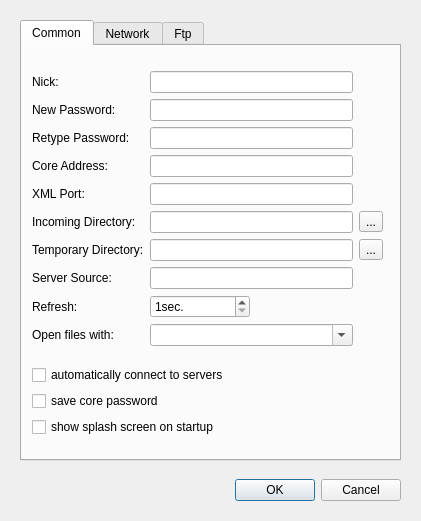
<ui version="4.0" >
 <class>QAjOptionsDialogBase</class>
 <widget class="QDialog" name="QAjOptionsDialogBase" >
  <property name="geometry" >
   <rect>
    <x>0</x>
    <y>0</y>
    <width>421</width>
    <height>521</height>
   </rect>
  </property>
  <property name="windowTitle" >
   <string>Configure</string>
  </property>
  <widget class="QTabWidget" name="tabWidget" >
   <property name="enabled" >
    <bool>true</bool>
   </property>
   <property name="geometry" >
    <rect>
     <x>20</x>
     <y>20</y>
     <width>381</width>
     <height>441</height>
    </rect>
   </property>
   <property name="currentIndex" >
    <number>0</number>
   </property>
   <widget class="QWidget" name="tab" >
    <attribute name="title" >
     <string>Common</string>
    </attribute>
    <widget class="QWidget" name="" >
     <property name="geometry" >
      <rect>
       <x>10</x>
       <y>12</y>
       <width>351</width>
       <height>393</height>
      </rect>
     </property>
     <layout class="QVBoxLayout" >
      <property name="margin" >
       <number>0</number>
      </property>
      <property name="spacing" >
       <number>6</number>
      </property>
      <item>
       <layout class="QGridLayout" >
        <property name="margin" >
         <number>0</number>
        </property>
        <property name="spacing" >
         <number>6</number>
        </property>
        <item row="3" column="1" >
         <widget class="QLineEdit" name="coreEdit" />
        </item>
        <item row="1" column="0" >
         <widget class="QLabel" name="label_2" >
          <property name="text" >
           <string>New Password:</string>
          </property>
         </widget>
        </item>
        <item row="6" column="2" >
         <widget class="QToolButton" name="tempButton" >
          <property name="text" >
           <string>...</string>
          </property>
         </widget>
        </item>
        <item row="5" column="1" >
         <widget class="QLineEdit" name="incomingEdit" />
        </item>
        <item row="9" column="0" >
         <widget class="QLabel" name="label_22" >
          <property name="text" >
           <string>Open files with:</string>
          </property>
         </widget>
        </item>
        <item row="2" column="1" >
         <widget class="QLineEdit" name="retypeEdit" />
        </item>
        <item row="8" column="0" >
         <widget class="QLabel" name="label_9" >
          <property name="text" >
           <string>Refresh:</string>
          </property>
         </widget>
        </item>
        <item row="8" column="1" >
         <widget class="QSpinBox" name="refreshSpin" >
          <property name="maximumSize" >
           <size>
            <width>100</width>
            <height>16777215</height>
           </size>
          </property>
          <property name="suffix" >
           <string>sec.</string>
          </property>
          <property name="minimum" >
           <number>1</number>
          </property>
         </widget>
        </item>
        <item row="5" column="2" >
         <widget class="QToolButton" name="incomingButton" >
          <property name="text" >
           <string>...</string>
          </property>
         </widget>
        </item>
        <item row="3" column="0" >
         <widget class="QLabel" name="label_4" >
          <property name="text" >
           <string>Core Address:</string>
          </property>
         </widget>
        </item>
        <item row="9" column="1" >
         <widget class="QComboBox" name="launchCombo" >
          <property name="editable" >
           <bool>true</bool>
          </property>
         </widget>
        </item>
        <item row="0" column="0" >
         <widget class="QLabel" name="label" >
          <property name="text" >
           <string>Nick:</string>
          </property>
         </widget>
        </item>
        <item row="6" column="0" >
         <widget class="QLabel" name="label_7" >
          <property name="text" >
           <string>Temporary Directory:</string>
          </property>
         </widget>
        </item>
        <item row="4" column="0" >
         <widget class="QLabel" name="label_5" >
          <property name="text" >
           <string>XML Port:</string>
          </property>
         </widget>
        </item>
        <item row="4" column="1" >
         <widget class="QLineEdit" name="xmlEdit" />
        </item>
        <item row="2" column="0" >
         <widget class="QLabel" name="label_3" >
          <property name="text" >
           <string>Retype Password:</string>
          </property>
         </widget>
        </item>
        <item row="6" column="1" >
         <widget class="QLineEdit" name="tempEdit" />
        </item>
        <item row="0" column="1" >
         <widget class="QLineEdit" name="nickEdit" />
        </item>
        <item row="1" column="1" >
         <widget class="QLineEdit" name="passwordEdit" />
        </item>
        <item row="7" column="1" >
         <widget class="QLineEdit" name="serverEdit" />
        </item>
        <item row="7" column="0" >
         <widget class="QLabel" name="label_8" >
          <property name="text" >
           <string>Server Source:</string>
          </property>
         </widget>
        </item>
        <item row="5" column="0" >
         <widget class="QLabel" name="label_6" >
          <property name="text" >
           <string>Incoming Directory:</string>
          </property>
         </widget>
        </item>
       </layout>
      </item>
      <item>
       <layout class="QVBoxLayout" >
        <property name="margin" >
         <number>0</number>
        </property>
        <property name="spacing" >
         <number>6</number>
        </property>
        <item>
         <widget class="QCheckBox" name="autoConnect" >
          <property name="text" >
           <string>automatically connect to servers</string>
          </property>
         </widget>
        </item>
        <item>
         <widget class="QCheckBox" name="savePassword" >
          <property name="text" >
           <string>save core password</string>
          </property>
         </widget>
        </item>
        <item>
         <widget class="QCheckBox" name="showSplash" >
          <property name="text" >
           <string>show splash screen on startup</string>
          </property>
         </widget>
        </item>
       </layout>
      </item>
     </layout>
    </widget>
   </widget>
   <widget class="QWidget" name="tab_2" >
    <attribute name="title" >
     <string>Network</string>
    </attribute>
    <widget class="QWidget" name="widget" >
     <property name="geometry" >
      <rect>
       <x>10</x>
       <y>10</y>
       <width>351</width>
       <height>213</height>
      </rect>
     </property>
     <layout class="QGridLayout" >
      <property name="margin" >
       <number>0</number>
      </property>
      <property name="spacing" >
       <number>6</number>
      </property>
      <item row="2" column="1" >
       <widget class="QSpinBox" name="slotSpin" >
        <property name="alignment" >
         <set>Qt::AlignRight</set>
        </property>
        <property name="suffix" >
         <string> kByte/s</string>
        </property>
        <property name="maximum" >
         <number>9999</number>
        </property>
       </widget>
      </item>
      <item row="3" column="1" >
       <widget class="QSpinBox" name="sourcesSpin" >
        <property name="alignment" >
         <set>Qt::AlignRight</set>
        </property>
        <property name="suffix" >
         <string/>
        </property>
        <property name="maximum" >
         <number>9999</number>
        </property>
       </widget>
      </item>
      <item row="5" column="0" >
       <widget class="QLabel" name="label_15" >
        <property name="text" >
         <string>Max. New Connections:</string>
        </property>
       </widget>
      </item>
      <item row="4" column="1" >
       <widget class="QSpinBox" name="connectionsSpin" >
        <property name="alignment" >
         <set>Qt::AlignRight</set>
        </property>
        <property name="suffix" >
         <string/>
        </property>
        <property name="maximum" >
         <number>9999</number>
        </property>
       </widget>
      </item>
      <item row="1" column="0" >
       <widget class="QLabel" name="label_11" >
        <property name="text" >
         <string>Max. Upload Speed:</string>
        </property>
       </widget>
      </item>
      <item row="0" column="0" >
       <widget class="QLabel" name="label_10" >
        <property name="text" >
         <string>Max. Download Speed:</string>
        </property>
       </widget>
      </item>
      <item row="6" column="1" >
       <widget class="QLineEdit" name="tcpEdit" />
      </item>
      <item row="1" column="1" >
       <widget class="QSpinBox" name="upSpin" >
        <property name="alignment" >
         <set>Qt::AlignRight</set>
        </property>
        <property name="suffix" >
         <string> kByte/s</string>
        </property>
        <property name="maximum" >
         <number>9999</number>
        </property>
       </widget>
      </item>
      <item row="2" column="0" >
       <widget class="QLabel" name="label_12" >
        <property name="text" >
         <string>Max. Speed Per Slot:</string>
        </property>
       </widget>
      </item>
      <item row="6" column="0" >
       <widget class="QLabel" name="label_16" >
        <property name="text" >
         <string>TCP Port:</string>
        </property>
       </widget>
      </item>
      <item row="5" column="1" >
       <widget class="QSpinBox" name="newSpin" >
        <property name="alignment" >
         <set>Qt::AlignRight</set>
        </property>
        <property name="suffix" >
         <string> per 10 seconds</string>
        </property>
        <property name="maximum" >
         <number>9999</number>
        </property>
       </widget>
      </item>
      <item row="4" column="0" >
       <widget class="QLabel" name="label_14" >
        <property name="text" >
         <string>Max. Connections:</string>
        </property>
       </widget>
      </item>
      <item row="3" column="0" >
       <widget class="QLabel" name="label_13" >
        <property name="text" >
         <string>Max. Sources Per File:</string>
        </property>
       </widget>
      </item>
      <item row="0" column="1" >
       <widget class="QSpinBox" name="downSpin" >
        <property name="alignment" >
         <set>Qt::AlignRight</set>
        </property>
        <property name="suffix" >
         <string> kByte/s</string>
        </property>
        <property name="maximum" >
         <number>9999</number>
        </property>
       </widget>
      </item>
     </layout>
    </widget>
   </widget>
   <widget class="QWidget" name="ftp_tab" >
    <attribute name="title" >
     <string>Ftp</string>
    </attribute>
    <widget class="QWidget" name="widget" >
     <property name="geometry" >
      <rect>
       <x>10</x>
       <y>10</y>
       <width>351</width>
       <height>151</height>
      </rect>
     </property>
     <layout class="QGridLayout" >
      <property name="margin" >
       <number>0</number>
      </property>
      <property name="spacing" >
       <number>6</number>
      </property>
      <item row="0" column="1" >
       <widget class="QLineEdit" name="ftpServerEdit" />
      </item>
      <item row="1" column="0" >
       <widget class="QLabel" name="label_18" >
        <property name="text" >
         <string>Port:</string>
        </property>
       </widget>
      </item>
      <item row="2" column="0" >
       <widget class="QLabel" name="label_19" >
        <property name="text" >
         <string>User:</string>
        </property>
       </widget>
      </item>
      <item row="3" column="1" >
       <widget class="QLineEdit" name="ftpPasswordEdit" >
        <property name="echoMode" >
         <enum>QLineEdit::Password</enum>
        </property>
       </widget>
      </item>
      <item row="0" column="0" >
       <widget class="QLabel" name="label_17" >
        <property name="text" >
         <string>Server:</string>
        </property>
       </widget>
      </item>
      <item row="2" column="1" >
       <widget class="QLineEdit" name="ftpUserEdit" />
      </item>
      <item row="3" column="0" >
       <widget class="QLabel" name="label_20" >
        <property name="text" >
         <string>Password:</string>
        </property>
       </widget>
      </item>
      <item row="1" column="1" >
       <widget class="QLineEdit" name="ftpPortEdit" />
      </item>
      <item row="4" column="1" >
       <widget class="QLineEdit" name="ftpDirEdit" />
      </item>
      <item row="4" column="0" >
       <widget class="QLabel" name="label_21" >
        <property name="text" >
         <string>Directory:</string>
        </property>
       </widget>
      </item>
     </layout>
    </widget>
   </widget>
  </widget>
  <widget class="QWidget" name="layoutWidget" >
   <property name="geometry" >
    <rect>
     <x>20</x>
     <y>474</y>
     <width>381</width>
     <height>33</height>
    </rect>
   </property>
   <layout class="QHBoxLayout" >
    <property name="margin" >
     <number>0</number>
    </property>
    <property name="spacing" >
     <number>6</number>
    </property>
    <item>
     <spacer>
      <property name="orientation" >
       <enum>Qt::Horizontal</enum>
      </property>
      <property name="sizeHint" >
       <size>
        <width>131</width>
        <height>31</height>
       </size>
      </property>
     </spacer>
    </item>
    <item>
     <widget class="QPushButton" name="okButton" >
      <property name="text" >
       <string>OK</string>
      </property>
     </widget>
    </item>
    <item>
     <widget class="QPushButton" name="cancelButton" >
      <property name="text" >
       <string>Cancel</string>
      </property>
     </widget>
    </item>
   </layout>
  </widget>
 </widget>
 <tabstops>
  <tabstop>okButton</tabstop>
  <tabstop>cancelButton</tabstop>
  <tabstop>tabWidget</tabstop>
  <tabstop>nickEdit</tabstop>
  <tabstop>passwordEdit</tabstop>
  <tabstop>retypeEdit</tabstop>
  <tabstop>coreEdit</tabstop>
  <tabstop>xmlEdit</tabstop>
  <tabstop>incomingEdit</tabstop>
  <tabstop>incomingButton</tabstop>
  <tabstop>tempEdit</tabstop>
  <tabstop>tempButton</tabstop>
  <tabstop>serverEdit</tabstop>
  <tabstop>refreshSpin</tabstop>
  <tabstop>autoConnect</tabstop>
  <tabstop>savePassword</tabstop>
  <tabstop>downSpin</tabstop>
  <tabstop>upSpin</tabstop>
  <tabstop>slotSpin</tabstop>
  <tabstop>sourcesSpin</tabstop>
  <tabstop>connectionsSpin</tabstop>
  <tabstop>newSpin</tabstop>
  <tabstop>tcpEdit</tabstop>
  <tabstop>ftpServerEdit</tabstop>
  <tabstop>ftpPortEdit</tabstop>
  <tabstop>ftpUserEdit</tabstop>
  <tabstop>ftpPasswordEdit</tabstop>
  <tabstop>ftpDirEdit</tabstop>
 </tabstops>
 <resources/>
 <connections>
  <connection>
   <sender>okButton</sender>
   <signal>clicked()</signal>
   <receiver>QAjOptionsDialogBase</receiver>
   <slot>accept()</slot>
   <hints>
    <hint type="sourcelabel" >
     <x>278</x>
     <y>253</y>
    </hint>
    <hint type="destinationlabel" >
     <x>96</x>
     <y>254</y>
    </hint>
   </hints>
  </connection>
  <connection>
   <sender>cancelButton</sender>
   <signal>clicked()</signal>
   <receiver>QAjOptionsDialogBase</receiver>
   <slot>reject()</slot>
   <hints>
    <hint type="sourcelabel" >
     <x>369</x>
     <y>253</y>
    </hint>
    <hint type="destinationlabel" >
     <x>179</x>
     <y>282</y>
    </hint>
   </hints>
  </connection>
 </connections>
</ui>
